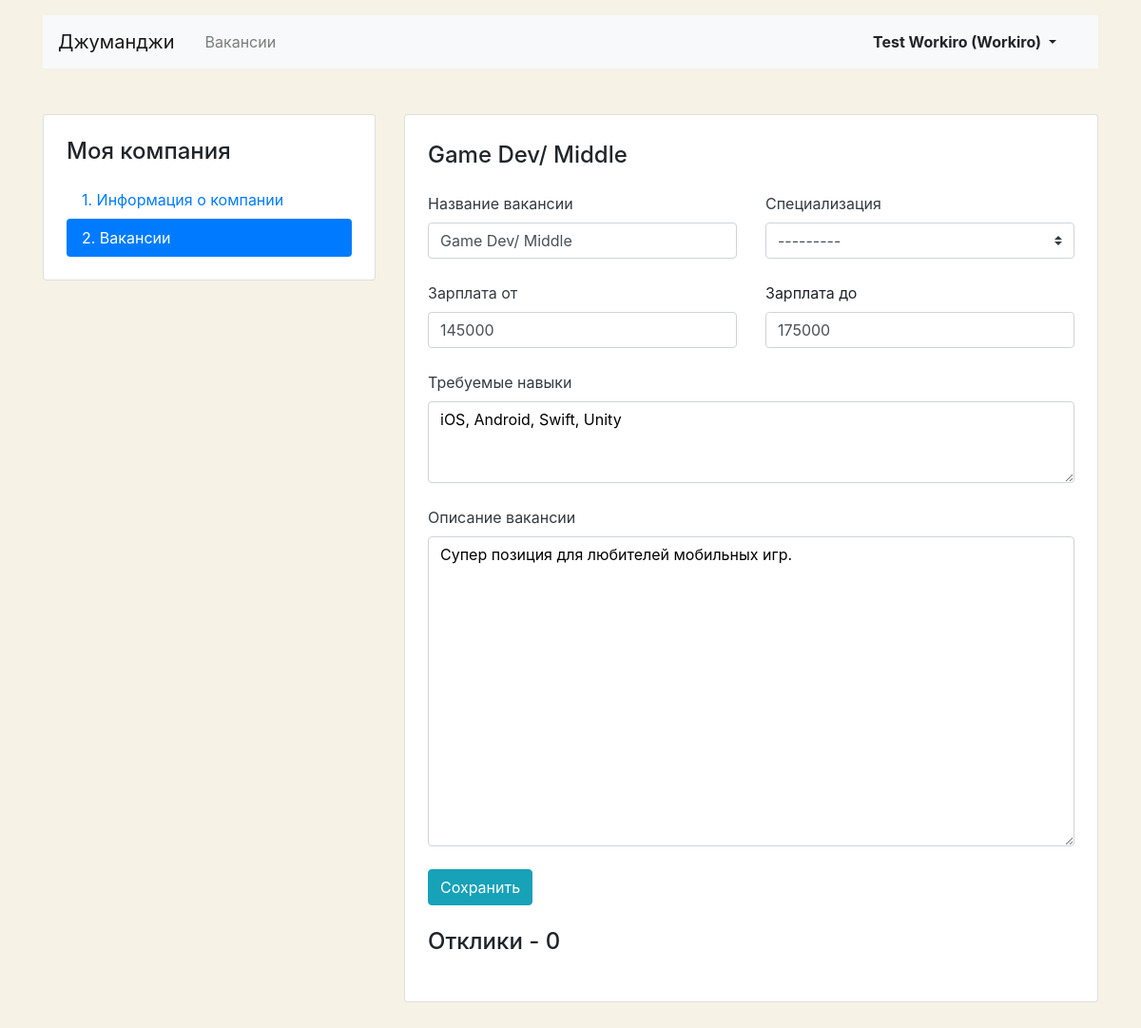
Before: /mycompany/vacancies/6 (signed in) with the older database file.
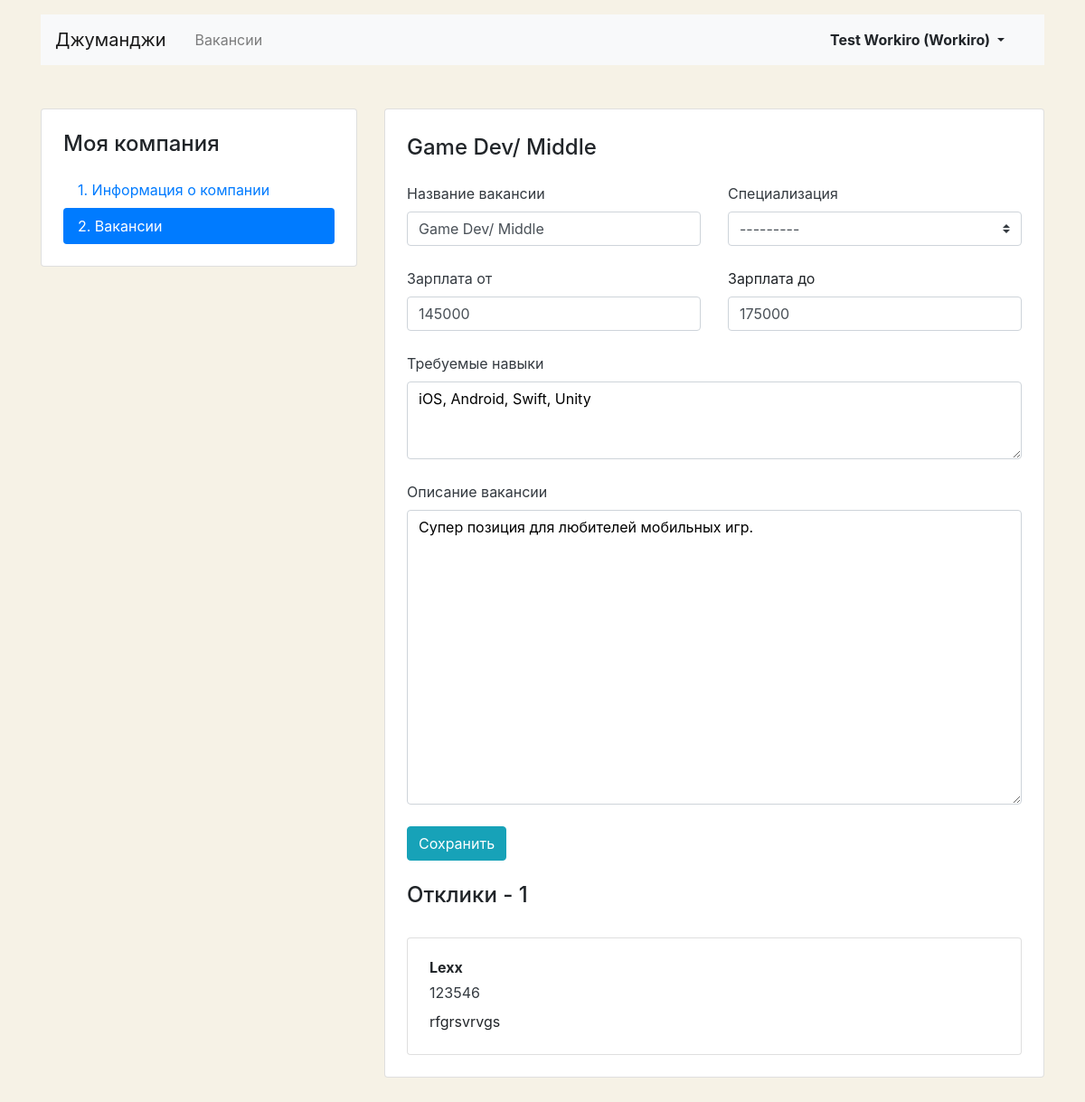
After: the same page with the newer database file.
### app_jobsearch/models.py (models this page shows)
class Application(models.Model):
    written_username = models.CharField(max_length=128)
    written_phone = models.CharField(max_length=32)
    written_cover_letter = models.TextField()
    vacancy = models.ForeignKey(Vacancy, on_delete=models.CASCADE, related_name='applications')
    user = models.ForeignKey(get_user_model(), on_delete=models.CASCADE, related_name='applications')

### app_jobsearch/views.py (the view, shortened to what this page needs)
# urls.py: path('mycompany/vacancies/<int:vacancy_id>', MyVacancyOneView.as_view(), name='user-vacancy'),
class MyVacancyOneView(LoginRequiredMixin, View):
    def get(self, request, vacancy_id):
        user_vacancy = Vacancy.objects.filter(id=vacancy_id).values().first()
        user_company = get_object_or_404(Company, owner=request.user.id)
        if user_vacancy is None:
            raise Http404
        form = VacancyForm(initial=user_vacancy)
        vacancy_applications = Application.objects.filter(vacancy=vacancy_id)
        context = {
            'form': form,
            'company': user_company,
            'vacancy': user_vacancy,
            'applications': vacancy_applications
        }
        return render(request, 'app_jobsearch/vacancy-edit.html', context=context)

### app_jobsearch/forms.py
class VacancyForm(forms.Form):
    title = forms.CharField(max_length=128,
                            widget=forms.TextInput(attrs={'class': 'form-control'}))
    specialty = forms.ModelChoiceField(queryset=Specialty.objects.all(),
                                       widget=forms.Select(attrs={'class': 'custom-select mr-sm-2'}))
    skills = forms.CharField(widget=forms.Textarea(attrs={'class': 'form-control',
                                                          'rows': '3',
                                                          'style': 'color:#000;'}))
    description = forms.CharField(widget=forms.Textarea(attrs={'class': 'form-control',
                                                               'rows': '13',
                                                               'style': 'color:#000;'}))
    salary_min = forms.IntegerField(widget=forms.TextInput(attrs={'class': 'form-control'}))
    salary_max = forms.IntegerField(widget=forms.TextInput(attrs={'class': 'form-control'}))

### app_jobsearch/models.py (called while the page is built)
    def __str__(self):
        return self.title

### app_jobsearch/templates/app_jobsearch/vacancy-edit.html (shortened to what this page needs)
{% extends 'app_jobsearch/base.html' %}
{% block main %}
  <main class="container mt-3 pb-5">
    <div class="row mt-5">
      <div class="col-12 col-lg-4">
        <aside class="pt-3 pb-4 px-4 mb-5 card">
          <h1 class="h4 pt-2 pb-2">Моя компания</h1>
          <div class="nav flex-column nav-pills">
            <a class="nav-link" href="{% url 'user-company' %}">1. Информация о&nbsp;компании</a>
            <a class="nav-link active" href="{% url 'user-vacancies' %}">2. Вакансии</a>
          </div>
        </aside>
      </div>
      <div class="col-12 col-lg-8">
        <div class="card">
          <div class="card-body px-4 pb-4 tab-content">
            <section>
              <h2 class="h4 pt-2 pb-3">{{ vacancy.title }}</h2>
              <form method="post" action="{% url 'user-vacancy' vacancy.id %}">{% csrf_token %}
                <div class="row">
                  <div class="col-12 col-md-6">
                    <div class="form-group pb-2">
                      <label class="mb-2 text-dark" for="vacancyTitle">Название вакансии</label>
                      {{ form.title }}
                    </div>
                  </div>
                  <div class="col-12 col-md-6">
                    <div class="form-group pb-2">
                      <label class="mb-2 text-dark" for="userSpecialization">Специализация</label>
                        {{ form.specialty }}
                    </div>
                  </div>
                </div>
                <div class="row">
                  <div class="col-12 col-md-6">
                    <div class="form-group pb-2">
                      <label class="mb-2 text-dark" for="vacancySalaryMin">Зарплата от</label>
                      {{ form.salary_min }}
                    </div>
                  </div>
                  <div class="col-12 col-md-6">
                    <div class="form-group pb-2">
                      <label class="mb-2" for="vacancySalaryMax">Зарплата до</label>
                      {{ form.salary_max }}
                    </div>
                  </div>
                </div>
                <div class="form-group pb-2">
                  <label class="mb-2 text-dark" for="vacancySkills">Требуемые навыки</label>
                  {{ form.skills }}
                </div>
                <div class="form-group pb-2">
                  <label class="mb-2 text-dark" for="vacancyDescription">Описание вакансии</label>
                  {{ form.description }}
                </div>
                <div class="form-group">
                  <input type="submit" class="btn btn-info" value="Сохранить">
                </div>
              </form>
              <h2 class="h4 pt-2 pb-3">Отклики - {{ applications|length }}</h2>
              {% for application in applications %}
              <div class="card mt-3">
                <div class="card-body px-4">
                  <p class="mb-1 font-weight-bold">{{ application.written_username }}</p>
                  <p class="mb-2"><a href="tel:+79002842324" class="text-dark">{{ application.written_phone }}</a></p>
                  <p class="mb-1">{{ application.written_cover_letter }}</p>
                </div>
              </div>
              {% endfor %}
            </section>
          </div>
        </div>
      </div>
    </div>
  </main>
{% endblock %}

Changed rows visible on the page:
added Application: written_username "Lexx", written_phone "123546", written_cover_letter "rfgrsvrvgs"
Other visible differences:
{{ applications|length }}: "0" → "1"
